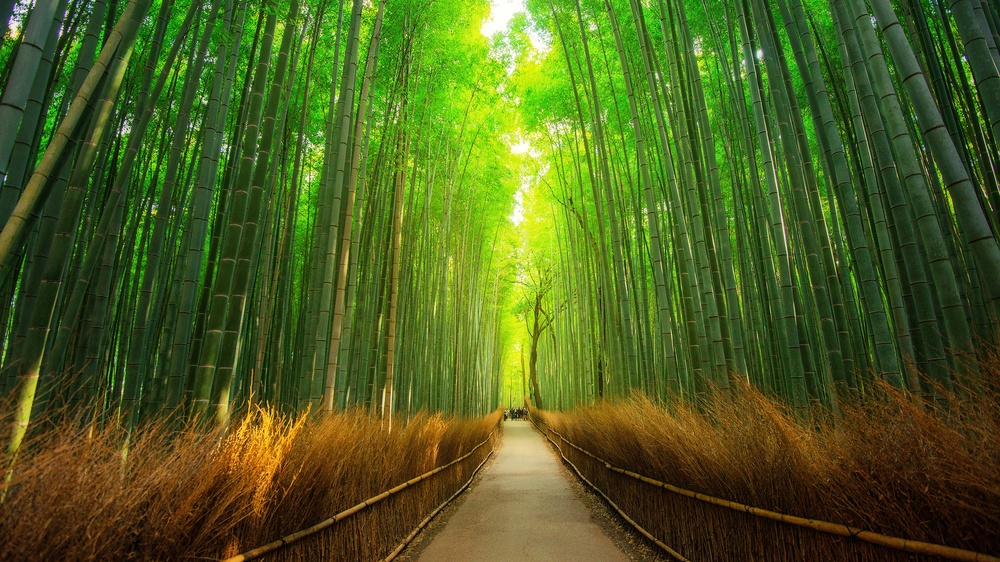
#> input picture opencv iot/image_3.jpg, 1000 x 562 px, shrunk from 3840 x 2160 before the run, found by its file name
$ python 'img edge.py'
#> lines starting #> are read from the running program, lines starting #| are printed output that depends on the picture
import cv2
image_path=r"C:\Users\HP\OneDrive\Pictures\image_3.jpg"
img = cv2.imread(image_path)
#> img is the input picture: shape (562, 1000, 3); mean B, G, R 30.1, 93.3, 76.3
gray = cv2.cvtColor(img, cv2.COLOR_BGR2GRAY)
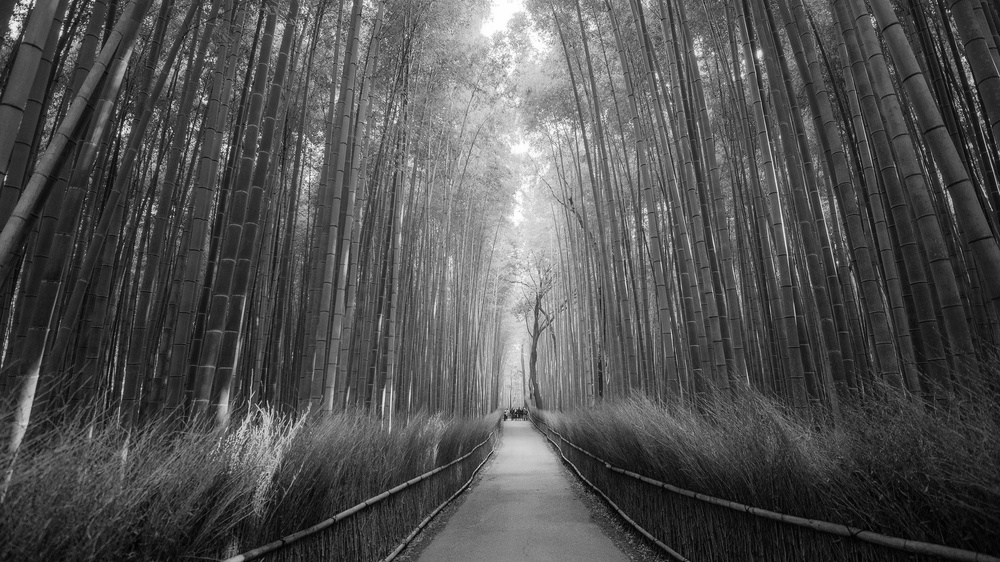
#> gray: shape (562, 1000); min 0, max 255, mean 81

edges=cv2.Canny(gray,100,150)  #filter fn
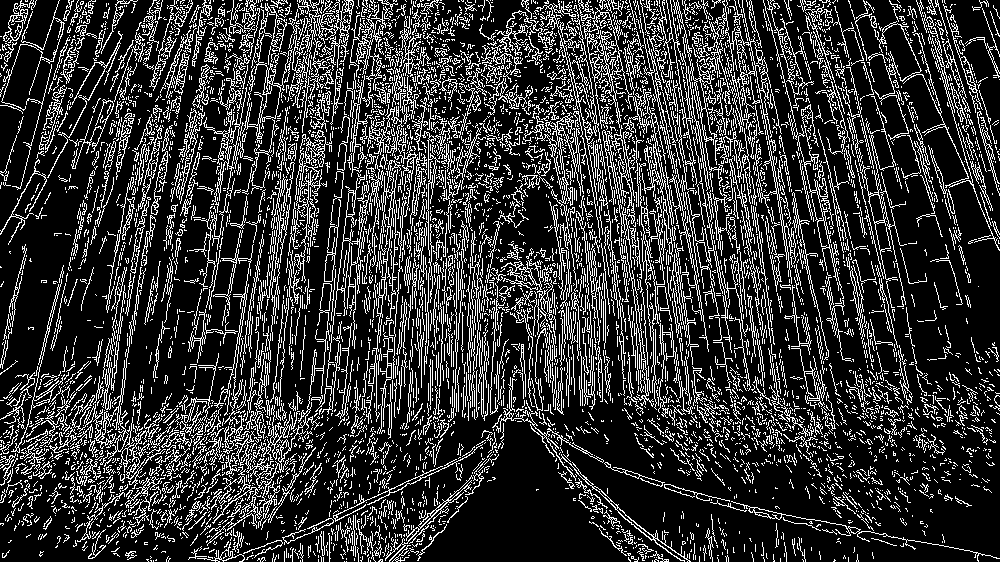
#> edges: shape (562, 1000); 20.5% white in thin lines or dots

cv2.imshow("EDGES",edges)
cv2.waitKey(0)
cv2.destroyAllWindows()
